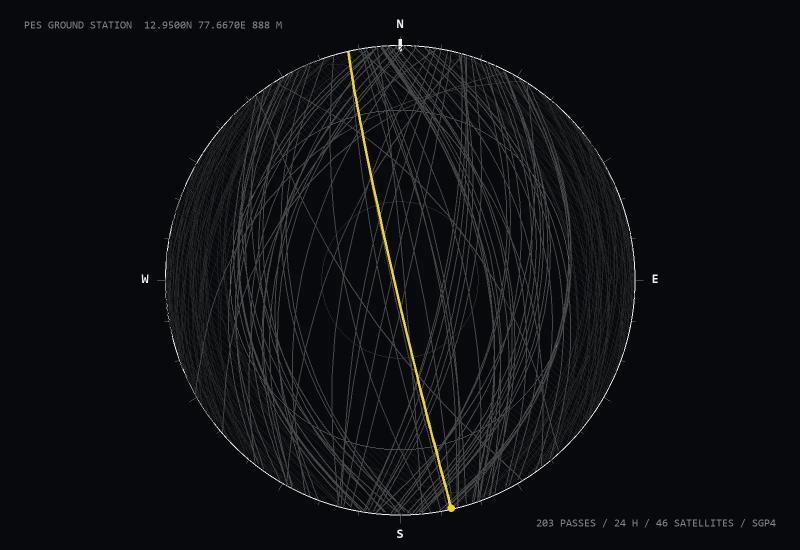
#> input picture assets/station.webp, 1600 x 1100 px (shown at 1/2 size)
$ python -i make_images.py   (imports and definitions only)
#> lines starting #> are read from the running program, lines starting #| are printed output that depends on the picture; after the words box and inside, x2 and y2 are one past the last pixel; in counts of white or black regions, pixels touching at a corner belong together
"""
Render the project images the site uses, from real data where it exists.

    station.webp   pass tracks over the PES ground station for the next 24 h,
                   propagated with Skyfield from tools/tles.json
    wildfire.webp  NASA FIRMS MODIS fire detections, 2021-2025
    asr.webp       a stylised speech spectrogram (decorative - no audio shipped)
    ascend.webp    ASCEND's 17-week habit heatmap motif (decorative)
    portrait.webp  background removed from a photo (pass --portrait PATH)

Run with the SatelliteAutomation venv (it has Skyfield, NumPy and Pillow):
    python tools/make_images.py [--portrait C:\\path\\to\\photo.jpg]
"""
import argparse
import csv
import json
import math
import random
from datetime import timedelta
from pathlib import Path

import numpy as np
from PIL import Image, ImageDraw, ImageFilter, ImageFont

ROOT = Path(__file__).resolve().parent.parent
OUT = ROOT / "assets"
FIRE_CSV = Path(r"C:\Users\jawwa\OneDrive\Desktop\fire_archive_M-C61_711825.csv")

W, H = 1600, 1100
BG = (7, 9, 12)
FG = (238, 240, 236)
MUTED = (127, 134, 138)
ACCENT = (244, 211, 24)
MONO = ImageFont.truetype(r"C:\Windows\Fonts\consola.ttf", 22)
MONO_S = ImageFont.truetype(r"C:\Windows\Fonts\consola.ttf", 18)
MONO_B = ImageFont.truetype(r"C:\Windows\Fonts\consolab.ttf", 26)


# [9 lines left out: function ramp, not called in this run]


def ramp_array(v):
    lut = np.array([ramp(i / 255) for i in range(256)], dtype=np.uint8)
    return lut[np.clip(v * 255, 0, 255).astype(np.uint8)]


# [194 lines left out: functions gblur, corner_text, save, station, wildfire, asr and 1 more, not called in this run]


# ---------------------------------------------------------------- portrait
def reconstruct(seed, allowed, iters=4000):
    """Grow `seed` through `allowed` pixels (4-connected) until it stops changing."""
    cur = seed & allowed
    for _ in range(iters):
        nxt = cur.copy()
        nxt[1:] |= cur[:-1]
        nxt[:-1] |= cur[1:]
        nxt[:, 1:] |= cur[:, :-1]
        nxt[:, :-1] |= cur[:, 1:]
        nxt &= allowed
        if (nxt == cur).all():
            break
        cur = nxt
    return cur


def portrait(src):
#> called with src = '../assets/station.webp'
    im = Image.open(src).convert("RGB")
#> im is the input picture: PIL image 1600x1100 RGB; mean R, G, B 15.2, 16.4, 19.4
    small = im.resize((im.width // 2, im.height // 2), Image.LANCZOS)
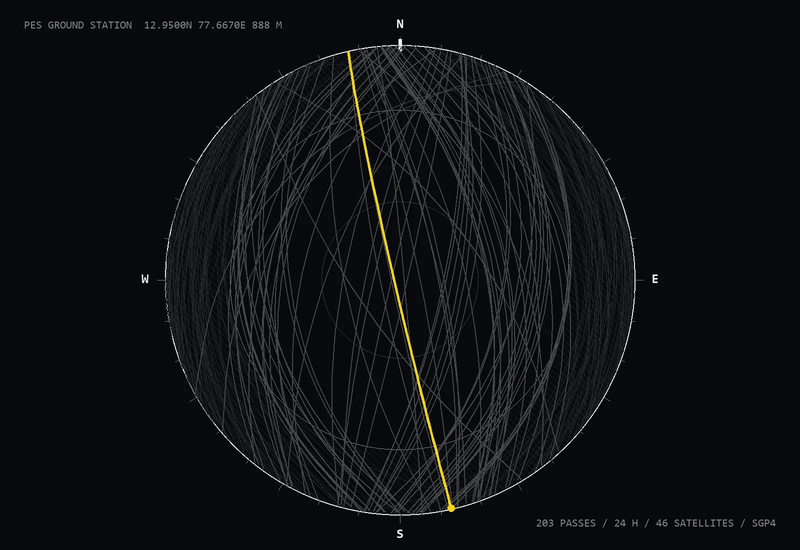
#> small: PIL image 800x550 RGB; mean R, G, B 15.2, 16.4, 19.5
    a = np.asarray(small, dtype=np.float32)
    mx, mn = a.max(2), a.min(2)
    sat = (mx - mn) / np.maximum(mx, 1)
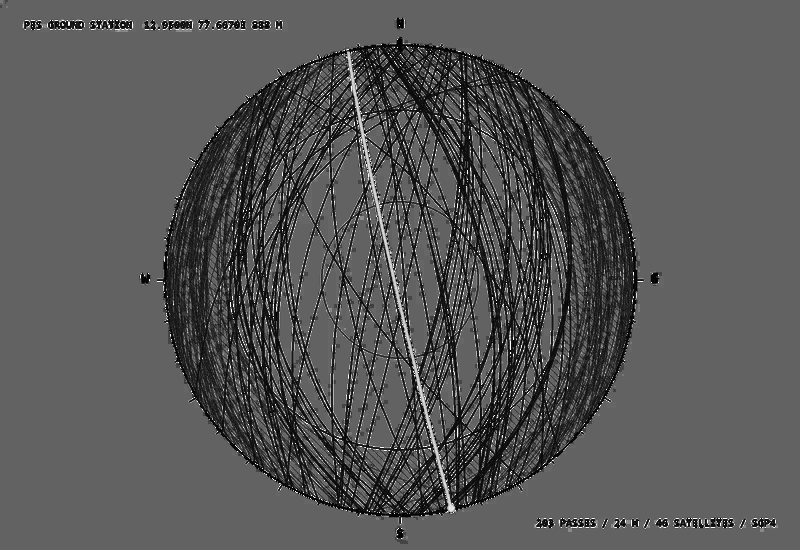
#> sat: shape (550, 800) float32; min 0, max 1, mean 0.339
    r, g, b = a[..., 0], a[..., 1], a[..., 2]
    # hue in degrees, enough to tell beige wall (~40-60) from skin and shirt (~10-30)
    hue = np.degrees(np.arctan2(np.sqrt(3) * (g - b), 2 * r - g - b)) % 360
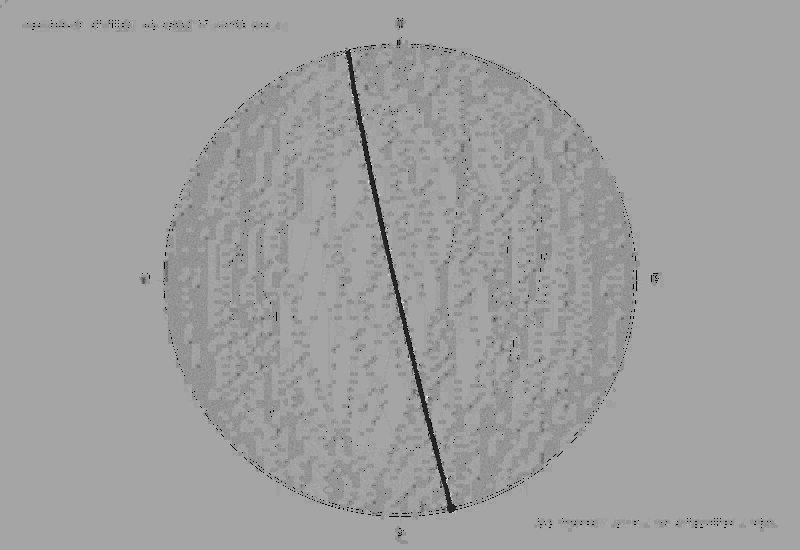
#> hue: shape (550, 800) float32; min 0, max 353.4, mean 222; drawn with min black and max white
    white = (mx > 185) & (sat < 0.16)
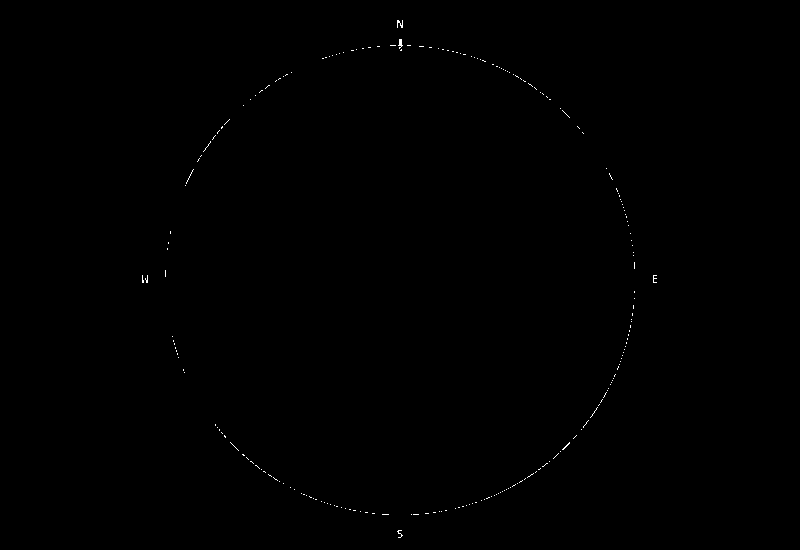
#> white: shape (550, 800) bool; 0.14% white in thin lines or dots, all inside (x1, y1, x2, y2) = (142, 20, 657, 538)
    beige = (mx > 140) & (sat < 0.32) & (hue > 36) & (hue < 70)
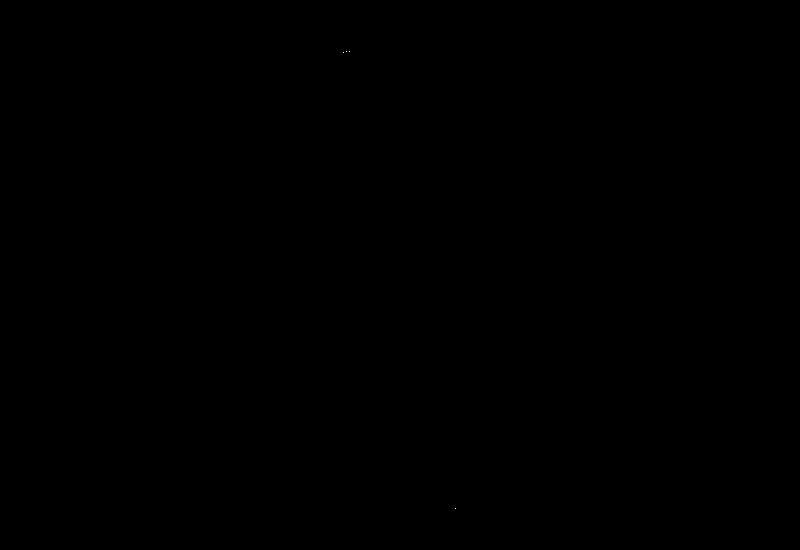
#> beige: shape (550, 800) bool; 0% white in thin lines or dots, all inside (x1, y1, x2, y2) = (343, 51, 456, 509)
    bg_like = white | beige
    border = np.zeros_like(bg_like)
    border[0, :] = border[:, 0] = border[:, -1] = True
    border[-1, :] = False                           # the shirt runs off the bottom edge
    bg = reconstruct(border, bg_like)
#> in reconstruct, `cur = seed & allowed`: cur: shape (550, 800) bool; every value is 0
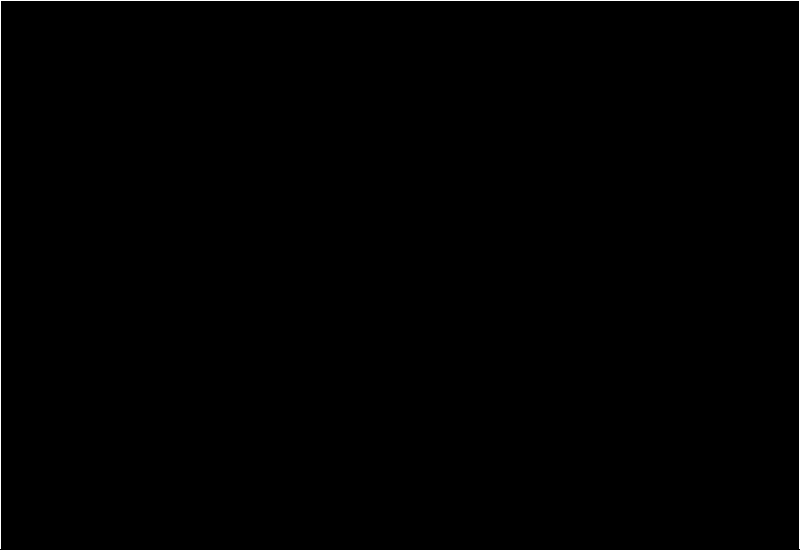
#> border: shape (550, 800) bool; 0.43% white in thin lines or dots
    fg = ~bg
#> fg: shape (550, 800) bool; every value is 1
    seed = np.zeros_like(fg)
    seed[fg.shape[0] // 2, fg.shape[1] // 2] = True
    fg = reconstruct(seed, fg)                       # drop islands (wall switch, specks)
#> in reconstruct (call 2), `cur = seed & allowed`: cur: shape (550, 800) bool; 0% white in thin lines or dots, all inside (x1, y1, x2, y2) = (400, 275, 401, 276)
    # close pinholes inside the subject
    inv = reconstruct(border, ~fg)
    fg = ~inv
    mask = Image.fromarray((fg * 255).astype(np.uint8)).resize(im.size, Image.LANCZOS)
#> mask: PIL image 1600x1100 L; every value is 255
    mask = mask.filter(ImageFilter.MinFilter(3)).filter(ImageFilter.GaussianBlur(2.2))
    out = im.convert("RGBA")
    out.putalpha(mask)
    out = out.crop(out.getbbox())
    out.thumbnail((1100, 1500), Image.LANCZOS)
#> out: PIL image 1100x756 RGBA
    OUT.mkdir(exist_ok=True)
    out.save(OUT / "portrait.webp", "WEBP", quality=88, method=6)
    print("wrote", OUT / "portrait.webp", out.size)
#| wrote assets/portrait.webp (1100, 756)


# [11 lines not run here, left out]

>>> result = portrait('../assets/station.webp')
